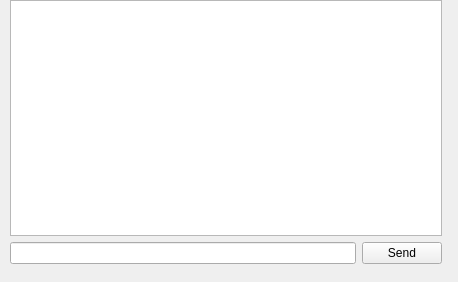
<?xml version="1.0" encoding="UTF-8"?>
<ui version="4.0">
 <class>ShellTerm</class>
 <widget class="QWidget" name="ShellTerm">
  <property name="geometry">
   <rect>
    <x>0</x>
    <y>0</y>
    <width>458</width>
    <height>282</height>
   </rect>
  </property>
  <property name="windowTitle">
   <string>Form</string>
  </property>
  <widget class="QWidget" name="verticalLayoutWidget">
   <property name="geometry">
    <rect>
     <x>10</x>
     <y>0</y>
     <width>432</width>
     <height>264</height>
    </rect>
   </property>
   <layout class="QVBoxLayout" name="verticalLayout">
    <item>
     <widget class="QTextBrowser" name="terminal">
      <property name="sizePolicy">
       <sizepolicy hsizetype="Preferred" vsizetype="Preferred">
        <horstretch>0</horstretch>
        <verstretch>0</verstretch>
       </sizepolicy>
      </property>
      <property name="minimumSize">
       <size>
        <width>430</width>
        <height>230</height>
       </size>
      </property>
     </widget>
    </item>
    <item>
     <layout class="QHBoxLayout" name="horizontalLayout">
      <item>
       <widget class="QLineEdit" name="command"/>
      </item>
      <item>
       <widget class="QPushButton" name="send">
        <property name="text">
         <string>Send</string>
        </property>
       </widget>
      </item>
     </layout>
    </item>
   </layout>
  </widget>
 </widget>
 <resources/>
 <connections/>
</ui>
